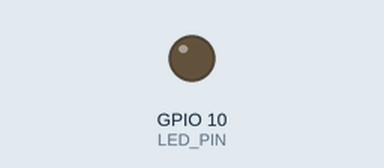
This program was run on a simulated Raspberry Pi (BCM pin numbers). On the bench: output pins drawn as LEDs (lit = HIGH).

Above: at 0.05 s.
At 0.5 s:
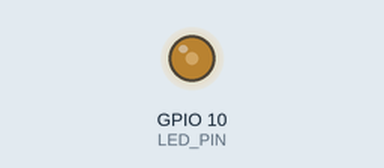
At 1.0 s:
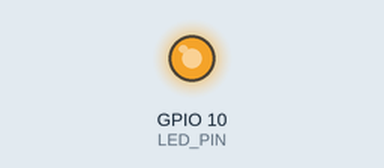
At 2.0 s:
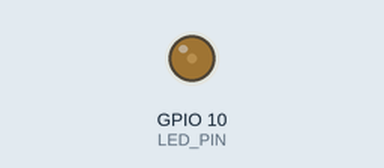
Timing chart, 0 to 5.1 s (numbered marks = the images above):
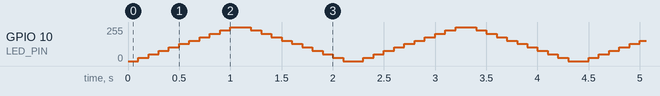

The program:

Led_fade.py
```python
import RPi.GPIO as GPIO
import time

LED_PIN = 10
GPIO.setmode(GPIO.BCM)
GPIO.setup(LED_PIN, GPIO.OUT)

pwm = GPIO.PWM(LED_PIN, 50)
pwm.start(0)  # duty cycle

def changePWM(cycle, delay):
  pwm.ChangeDutyCycle(cycle)
  time.sleep( delay)

try:
  while (True):
    for j in range(0, 101, 10):
      changePWM(j, .1)
    for j in range(100, -1, -10):
      changePWM(j, .1)

finally:
  pwm.stop()
  GPIO.cleanup()
```
